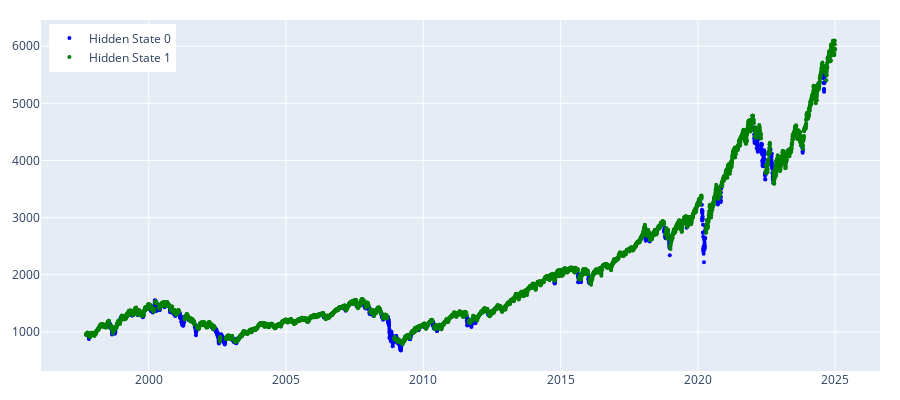

Notebook source saved alongside this figure:
### Markdown cell above
At this conjecture, a Hidden Markov Model will be instantiated with parameters derived from LSEG's Blueprint Model. The model will be trained on the whole dataset at once. 

While this introduces lookahead bias, making it unsuitable for forecasting. Instead, it will serve as a baseline comparator for the feedforward training models - simulating model performance in forecasting market regimes.

The plot below plots the inferred hidden states against time, helping identify distinct market regimes.

### Code cell
params = {"n_components":2, "covariance_type":"full", "random_state":100}
hmm_model = regime_detection.get_regimes_hmm(prices_array, params)
hmm_states = hmm_model.predict(prices_array)
plot_hidden_states(np.array(hmm_states), prices[["TRDPRC_1"]])

### Figure 1 — Plotly figure (JSON) as saved in the notebook; plotly's stock layout.template omitted (floating-point values rounded to 4 significant figures; data arrays with more than 128 entries replaced by an {"elided": "..."} marker saying what was removed)
{"data": [{"marker": {"color": "blue", "size": 4}, "mode": "markers", "name": "Hidden State 0", "type": "scatter", "x": {"elided": "964 str values"}, "y": {"elided": "964 float values"}}, {"marker": {"color": "green", "size": 4}, "mode": "markers", "name": "Hidden State 1", "type": "scatter", "x": {"elided": "5909 str values"}, "y": {"elided": "5909 float values"}}], "layout": {"height": 400, "legend": {"x": 0.01, "xanchor": "left", "y": 0.99, "yanchor": "top"}, "margin": {"b": 20, "l": 20, "r": 20, "t": 20}, "width": 900}}
